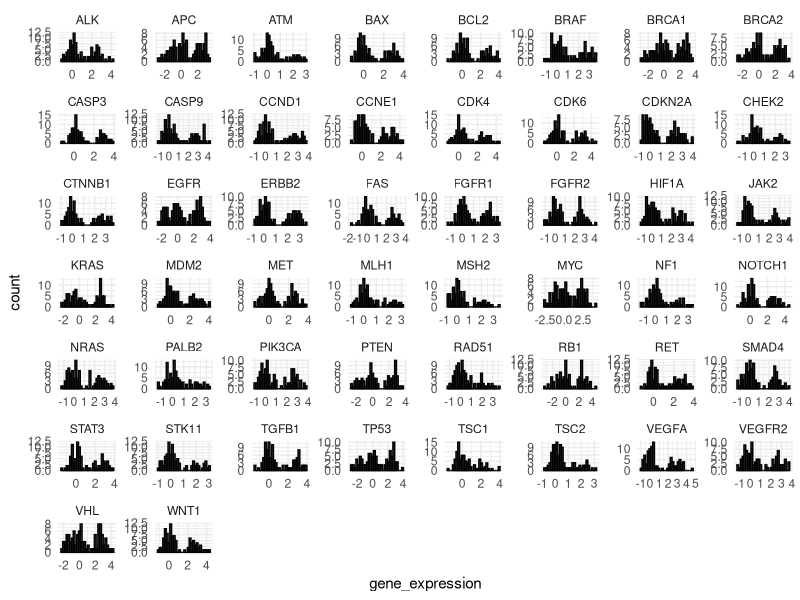
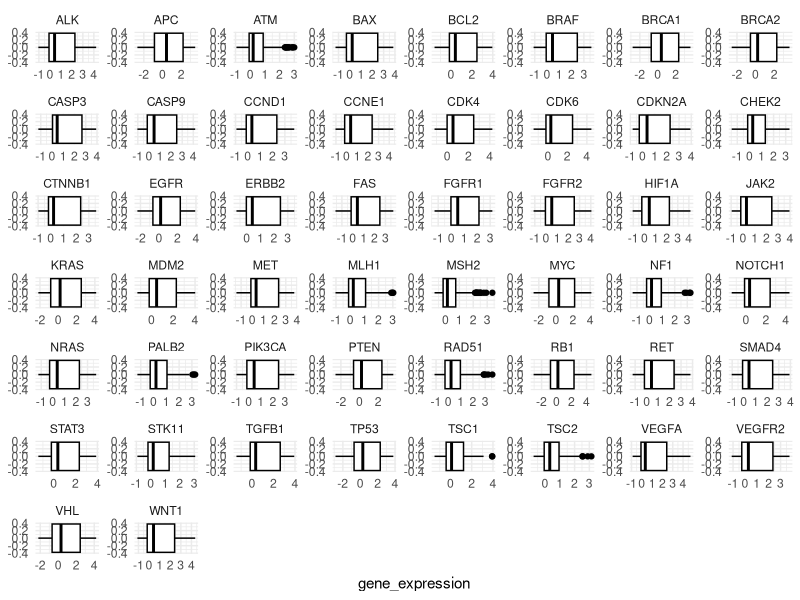
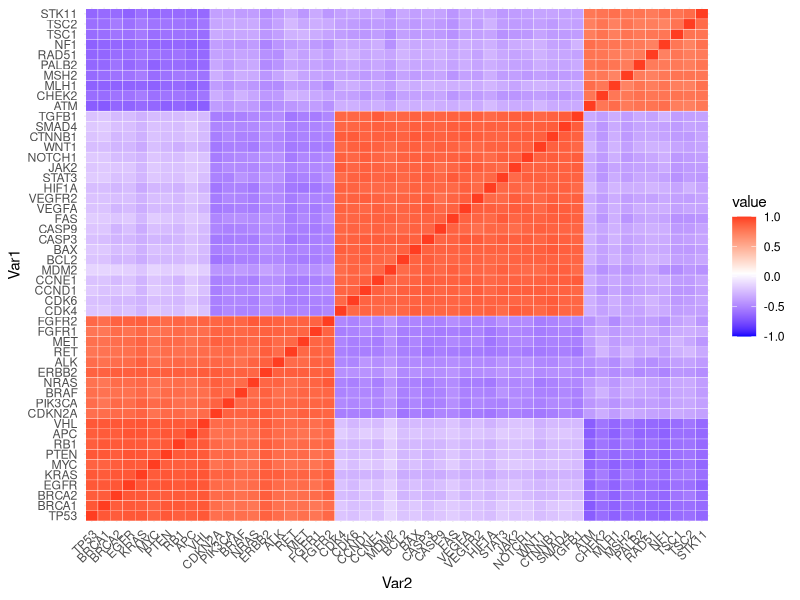

Recreate these plots in R, in order.
## ---- chunk 1
library(tidyverse)
library(skimr)
library(reshape2)
## ---- chunk 2
df <- read.csv("cancer_gene_expression_dataset.csv")
head(df)
## ---- chunk 3
df <- df %>% select(-Patient_ID)
head(df)
## ---- chunk 4
df |> skim() |> summary()
## ---- chunk 5
df |> skim() |> yank("numeric") |> select(-c(complete_rate, hist))
## ---- chunk 6
duplic <- duplicated(df) |> sum()
paste0("Registros duplicados: ", duplic) |> print()
## ---- chunk 7
df |> 
    pivot_longer(
        cols = everything(), 
        values_to = "gene_expression", 
        names_to = "gene"
        ) |>
    ggplot(aes(x = gene_expression))+
    geom_histogram(color = "black")+
    facet_wrap(~gene, scales = "free")+
    theme_minimal()
## ---- chunk 8
df |> 
    pivot_longer(
        cols = everything(), 
        values_to = "gene_expression", 
        names_to = "gene"
        ) |>
    ggplot(aes(x = gene_expression))+
    geom_boxplot(color = "black", outliers = TRUE, orientation = "y")+
    facet_wrap(~gene, scales = "free")+
    theme_minimal()
## ---- chunk 9
corr_matrix <- cor(df) |> melt()

ggplot(corr_matrix, aes(x = Var2, y = Var1, fill = value)) +
  geom_tile(color = "white") +
  scale_fill_gradient2(
    low = "blue", mid = "white", high = "red",
    midpoint = mean(corr_matrix$value),
    limits = c(-1, 1)
  ) +
  theme_minimal() +
  theme(axis.text.x = element_text(angle = 45, hjust = 1))
